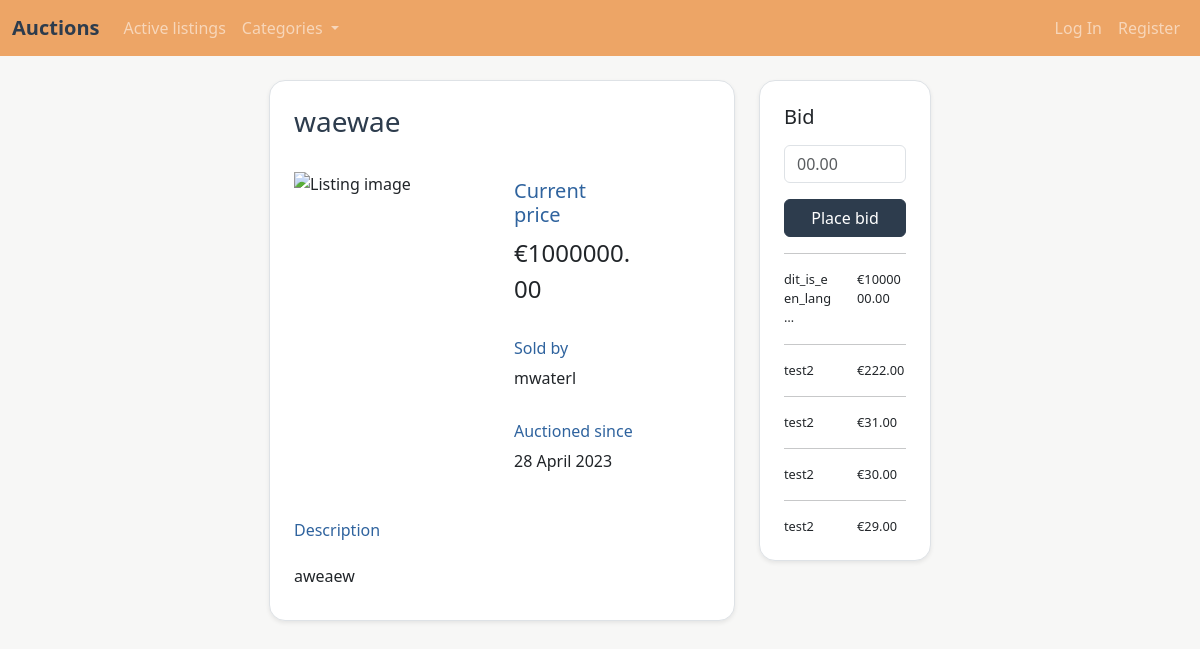
Page /listing/58 on the committed database.
### auctions/models.py (models this page shows)
class Listing(models.Model):
    id = models.AutoField(primary_key=True)
    title = models.CharField(max_length=64)
    description = models.TextField(max_length=5000)
    starting_bid = models.FloatField(
        validators=[MinValueValidator(0), MaxValueValidator(1000000)],
    )
    highest_bid = models.FloatField(
        blank=True,
        validators=[MinValueValidator(0), MaxValueValidator(1000000)],
    )
    image_url = models.URLField(blank=True)
    category = models.CharField(max_length=64, choices=CATEGORIES)
    user = models.ForeignKey(User, on_delete=models.CASCADE)
    date = models.DateTimeField(auto_now_add=True)

class User(AbstractUser):
    id = models.AutoField(primary_key=True)
    watched_listing = models.ManyToManyField('Listing', related_name='watched_listing')

class Bid(models.Model):
    id = models.AutoField(primary_key=True)
    amount = models.FloatField(
        validators=[MinValueValidator(0), MaxValueValidator(1000000)],
    )
    listing = models.ForeignKey(Listing, on_delete=models.CASCADE)
    user = models.ForeignKey(User, on_delete=models.CASCADE)
    date = models.DateTimeField(auto_now_add=True)

### auctions/views.py (the view, shortened to what this page needs)
# urls.py: path("listing/<str:id>", views.listing, name="listing"),
def listing(request, id):
    try:
        listing = Listing.objects.get(pk=id)
    except Listing.DoesNotExist:
        raise Http404
    if request.method == "GET":
        if request.user.is_authenticated:
            on_watchlist = listing in request.user.watched_listing.all()
        else:
            on_watchlist = False
        top5_bids = Bid.objects.filter(listing_id=listing.id).order_by('-amount')[:5]
        return render(request, "auctions/listing.html", {
            "listing": listing,
            "on_watchlist": on_watchlist,
            "placeholder_img": PLACEHOLDER_IMG,
            "form": BidForm(),
            "bids": top5_bids
        })

### auctions/forms.py
class BidForm(ModelForm):
    class Meta:
        model = Bid
        fields = "__all__"
        exclude = ['user', 'listing']
        widgets = {
            'amount': NumberInput(attrs={'min': 0, 'max': 1000000, 'placeholder': "00.00"})
        }

### auctions/templates/auctions/listing.html (shortened to what this page needs)
{% extends "auctions/layout.html" %}
{% block content %}
<div class="row justify-content-center gy-2">
    <div class="col-12 col-lg-5">
        <div class="container border rounded-4 shadow-sm px-4 pt-4 pb-0" style="word-wrap: break-word;">
            <h3 class="mp-darkblue">{{ listing.title }}</h3>
            <div class="row py-4">
                <div class="col-12 col-sm-8 col-xl-6">
                    {% if listing.image_url %}
                    <img src="{{ listing.image_url }}" alt="Listing image" class="listing-img"
                        onerror="this.src='{{ placeholder_img }}'"></a>
                    {% else %}
                    <img src="{{ placeholder_img }}" alt="Listing image" class="listing-img"></a>
                    {% endif %}
                </div>
                <div class="col-12 col-sm-4 col-xl-4">
                    <div class="row py-2">
                        <h5 class="mp-lightblue">Current price</h5>
                        <p style="font-size:1.5rem;">€{{ listing.highest_bid|floatformat:2 }}</p>
                    </div>
                    <div class="row py-2">
                        <h6 class="mp-lightblue">Sold by</h6>
                        <p>{{ listing.user }}</p>
                    </div>
                    <div class="row py-2">
                        <h6 class="mp-lightblue">Auctioned since</h6>
                        <p>{{ listing.date|date:"d F Y"}}</p>
                    </div>
                </div>
            </div>
            <div class="row">
                <h6 class="mp-lightblue">Description</h6>
                <p>{{ listing.description|linebreaks }}</p>
            </div>
        </div>
    </div>
    <div class="col-12 col-lg-2">
        <div class="container border rounded-4 shadow-sm p-4" style="word-wrap: break-word;">
            <h5>Bid</h5>
            <p>
                {% load django_bootstrap5 %}
            <form action="{% url 'listing' listing.pk %}" method="post">
                {% bootstrap_field form.amount show_label=False addon_before="€"%}
                {% bootstrap_button "Place bid" button_type="submit" button_class="btn-primary" name="place_bid" %}
            </form>
            </p>
            {% if bids %}
                {% for bid in bids %}
                <hr>
                <div class="row bid">
                    <div class="col-6">{{ bid.user|truncatechars:16 }}</div>
                    <div class="col-6">€{{ bid.amount|floatformat:2 }}</div>
                </div>
                {% endfor %}
            {% endif %}
        </div>
    </div>
</div>
{% endblock %}

### auctions/static/auctions/styles.css (style rules this page uses)
body { background-color: #F7F7F6; }
.mp-darkblue { color: #2D3C4D; }
.mp-lightblue { color: #2f639e; }
.btn-primary { background-color: #2D3C4D; border-color: #2D3C4D; }

### auctions/templates/auctions/listing.html (style rules this page uses)
.container { background-color: white; max-width: 800px; }
.listing-img { width: 100%; object-fit: cover; }
.btn { width: 100%; }
.bid { font-size: 0.8rem; }

### rows in the picture
Listing: title "waewae", highest_bid "1000000.00", user "mwaterl", date "28 April 2023", description "aweaew"
Bid: user "dit_is_een_lang…", amount "1000000.00"
Bid: user "test2", amount "222.00"
Bid: user "test2", amount "31.00"
Bid: user "test2", amount "30.00"
Bid: user "test2", amount "29.00"
